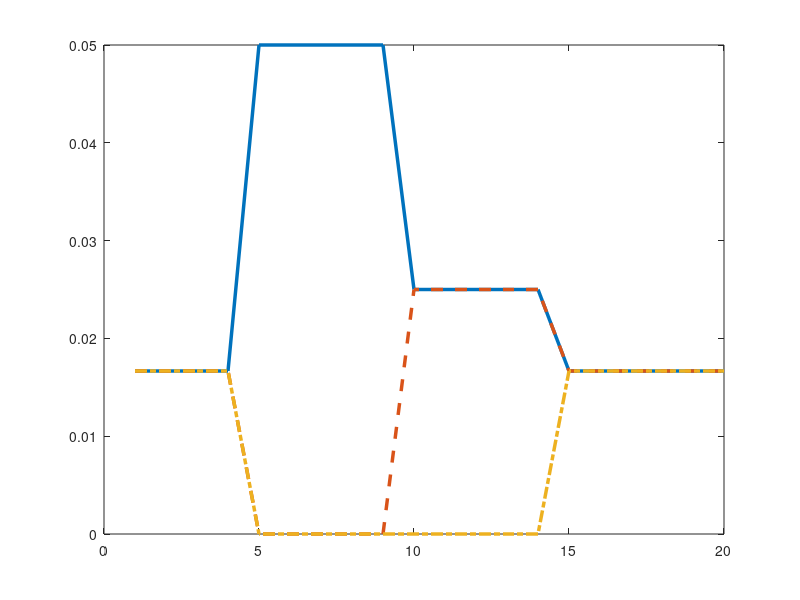

Reproduce this figure in MATLAB. (Note: this script raises an error after producing the figure.)
%% Plot Driver for Risk Allocation Convergence
% ========================================================================
% Author: Eliza Cohn
% Description: Plot the risk allocation convergence for SSH to BON
% ========================================================================

close all;

% Set default font to match other figures
set(groot,'defaultAxesFontName','Helvetica');
set(groot,'defaultTextFontName','Helvetica');

% Parameters
eps = 0.05;
T   = 20;
n   = 3;
tt  = 1:T;

t1 = 5;
t2 = 10;
t3 = 15;

% Font / style settings
font_axis = 18;    % axis labels
font_tick = 16;    % tick labels
font_leg  = 18;    % legend
lw_main   = 2.5;
lw_ref    = 2.0;

% Initialize alpha vals 
alpha_vals = (1/n) * ones(T,n);

% Set up allocation values
alpha_blocks = [
    1      0      0
    1/2    1/2    0
    1/n    1/n    1/n
];

row_starts = [t1, t2, t3];
row_ends   = [t2-1, t3-1, T];

for k = 1:length(row_starts)
    rows = row_ends(k) - row_starts(k) + 1;
    alpha_vals(row_starts(k):row_ends(k), :) = repmat(alpha_blocks(k,:), rows, 1);
end

% Plot Figure 
figure('Name','SSH Diagnostics','NumberTitle','off', ...
       'Position',[100 100 900 500]);   % make figure wider/taller like paper figs

plot(tt, alpha_vals(:,1)*eps, '-',  'LineWidth', lw_main); hold on
plot(tt, alpha_vals(:,2)*eps, '--', 'LineWidth', lw_main);
plot(tt, alpha_vals(:,3)*eps, '-.', 'LineWidth', lw_main);
yline(eps/n, 'k:', 'LineWidth', lw_ref);

xlabel('Time (hours)', 'FontSize', font_axis, 'FontName','Helvetica');
ylabel('Allocated Risk', 'FontSize', font_axis, 'FontName','Helvetica'); 

xlim([1, T]);
ylim([-0.0025, 0.055]);

% Create a cell array of strings for the legend labels
legendLabels = cell(1, n+1);
for i = 1:n
    legendLabels{i} = sprintf('$\\epsilon_{%d}$', i);
end
legendLabels{n+1} = '$\frac{\epsilon}{n}$';

lg = legend(legendLabels, ...
   'Location', 'southoutside', ...  
   'Orientation', 'horizontal', ...  %'NumColumns', 1, ...                
   'Box', 'off', ...
   'FontSize', font_leg, ...
   'Interpreter','latex');         

yticks([0, 0.01, 0.02, 0.03, 0.04, 0.05]);

grid on
set(gca, ...
    'YGrid', 'on', ...
    'XGrid', 'off', ...
    'GridAlpha', 0.15, ...
    'GridColor', [0 0 0], ...
    'FontSize', font_tick, ...
    'FontName', 'Helvetica', ...
    'LineWidth', 1.2, ...
    'Box', 'on');
